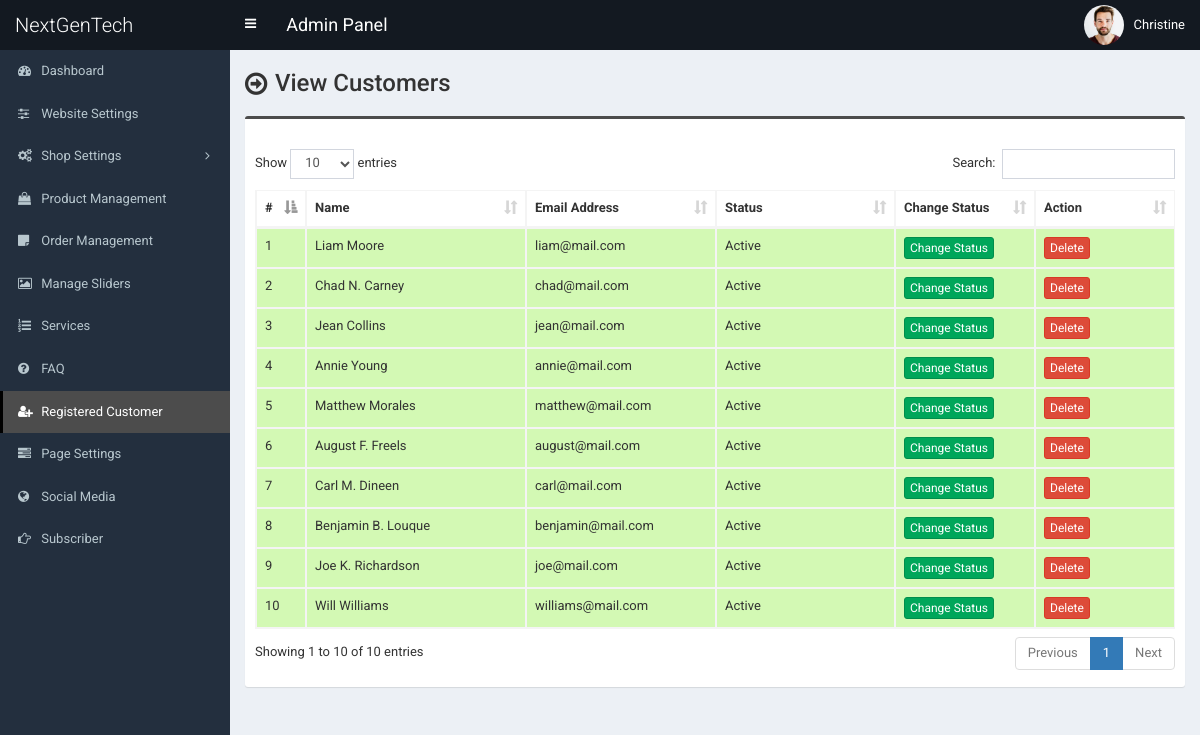
/admin/customer.php (signed in), run on the app's committed database.
### tables this page shows
CREATE TABLE `tbl_customer` (
  `cust_id` int(11) NOT NULL,
  `cust_name` varchar(100) NOT NULL,
  `cust_cname` varchar(100) NOT NULL,
  `cust_email` varchar(100) NOT NULL,
  `cust_phone` varchar(50) NOT NULL,
  `cust_country` int(11) NOT NULL,
  `cust_address` text NOT NULL,
  `cust_city` varchar(100) NOT NULL,
  `cust_state` varchar(100) NOT NULL,
  `cust_zip` varchar(30) NOT NULL,
  `cust_b_name` varchar(100) NOT NULL,
  `cust_b_cname` varchar(100) NOT NULL,
  `cust_b_phone` varchar(50) NOT NULL,
  `cust_b_country` int(11) NOT NULL,
  `cust_b_address` text NOT NULL,
  `cust_b_city` varchar(100) NOT NULL,
  `cust_b_state` varchar(100) NOT NULL,
  `cust_b_zip` varchar(30) NOT NULL,
  `cust_s_name` varchar(100) NOT NULL,
  `cust_s_cname` varchar(100) NOT NULL,
  `cust_s_phone` varchar(50) NOT NULL,
  `cust_s_country` int(11) NOT NULL,
  `cust_s_address` text NOT NULL,
  `cust_s_city` varchar(100) NOT NULL,
  `cust_s_state` varchar(100) NOT NULL,
  `cust_s_zip` varchar(30) NOT NULL,
  `cust_password` varchar(100) NOT NULL,
  `cust_token` varchar(255) NOT NULL,
  `cust_datetime` varchar(100) NOT NULL,
  `cust_timestamp` varchar(100) NOT NULL,
  `cust_status` int(1) NOT NULL
);

### admin/customer.php (the view, shortened to what this page needs)
<?php require_once('header.php'); ?>
<section class="content-header">
	<div class="content-header-left">
		<h1>View Customers</h1>
	</div>
</section>
<section class="content">
	<div class="row">
		<div class="col-md-12">
			<div class="box box-info">
				<div class="box-body table-responsive">
					<table id="example1" class="table table-bordered table-hover table-striped">
						<thead>
							<tr>
								<th width="10">#</th>
								<th width="180">Name</th>
								<th width="150">Email Address</th>
								<th>Status</th>
								<th width="100">Change Status</th>
								<th width="100">Action</th>
							</tr>
						</thead>
						<tbody>
							<?php
							$i=0;
							$statement = $pdo->prepare("SELECT *
														FROM tbl_customer t1
													");
							$statement->execute();
							$result = $statement->fetchAll(PDO::FETCH_ASSOC);
							foreach ($result as $row) {
								$i++;
								?>
								<tr class="<?php if($row['cust_status']==1) {echo 'bg-g';}else {echo 'bg-r';} ?>">
									<td><?php echo $i; ?></td>
									<td><?php echo $row['cust_name']; ?></td>
									<td><?php echo $row['cust_email']; ?></td>
									<td><?php if($row['cust_status']==1) {echo 'Active';} else {echo 'Inactive';} ?></td>
									<td>
										<a href="customer-change-status.php?id=<?php echo $row['cust_id']; ?>" class="btn btn-success btn-xs">Change Status</a>
									</td>
									<td>
										<a href="#" class="btn btn-danger btn-xs" data-href="customer-delete.php?id=<?php echo $row['cust_id']; ?>" data-toggle="modal" data-target="#confirm-delete">Delete</a>
									</td>
								</tr>
								<?php
							}
							?>
						</tbody>
					</table>
				</div>
			</div>
		</div>
	</div>
</section>
<?php require_once('footer.php'); ?>

### admin/style.css (style rules this page uses)
body { font-size: 13px; font-family: "Roboto", sans-serif; }
.content-header > h1, .content-header .content-header-left h1 { font-family: "Roboto", sans-serif; }
.box-info { padding-top: 20px; }
.content-header { overflow: hidden; }
.content-header .content-header-left { float: left; padding-top: 5px; }
.content-header .content-header-left h1 { margin-top: 0; margin-bottom: 0; padding-left: 30px; padding-bottom: 5px; font-size: 24px; position: relative; }
.content-header .content-header-left h1:before { position: absolute; top: 0; left: 0; font-family: "FontAwesome", sans-serif; font-size: 26px; content: "\f18e"; }
.box.box-info { border-top-color: #4c4c4c; }
.bg-g { background: #d3f9b4 !important; }

### data on the page
tbl_customer: cust_name "Liam Moore", cust_email "liam@mail.com", cust_status "Active"
tbl_customer: cust_name "Chad N. Carney", cust_email "chad@mail.com", cust_status "Active"
tbl_customer: cust_name "Jean Collins", cust_email "jean@mail.com", cust_status "Active"
tbl_customer: cust_name "Annie Young", cust_email "annie@mail.com", cust_status "Active"
tbl_customer: cust_name "Matthew Morales", cust_email "matthew@mail.com", cust_status "Active"
tbl_customer: cust_name "August F. Freels", cust_email "august@mail.com", cust_status "Active"
tbl_customer: cust_name "Carl M. Dineen", cust_email "carl@mail.com", cust_status "Active"
tbl_customer: cust_name "Benjamin B. Louque", cust_email "benjamin@mail.com", cust_status "Active"
tbl_customer: cust_name "Joe K. Richardson", cust_email "joe@mail.com", cust_status "Active"
tbl_customer: cust_name "Will Williams", cust_email "williams@mail.com", cust_status "Active"

### other printed values
$_SESSION['user']['full_name'] "Christine"
